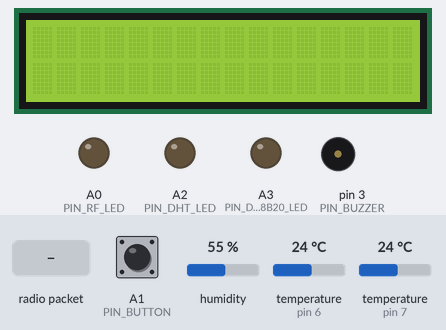
Recording of a sketch running on a simulated Arduino Uno, built with avr-gcc and run on an emulated ATmega328P. Shown: 16×2 character LCD, output pins drawn as LEDs (lit = HIGH), buzzer (waves = sounding, pin HIGH). The inputs (shaded band) are chosen by the test bench; at power-on: A1 (PIN_BUTTON) LOW, humidity 55 %, temperature (sensors on pin 6, pin 7) 24 °C. No radio packets arrive unless stated.

Above: at 2.7 s.
2.8 s: A1 (PIN_BUTTON) pulled HIGH for 0.15 s
At 4.3 s:
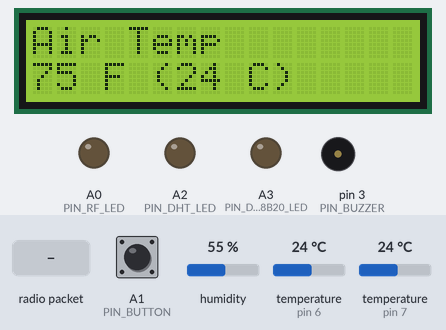
9.5 s: radio packet "T" arrives
At 10.3 s:
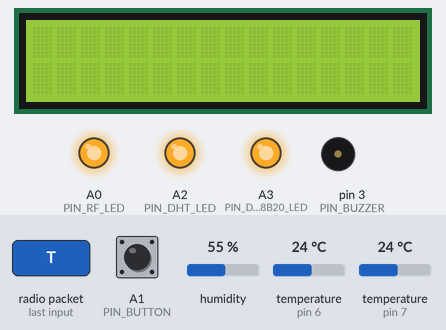
12.0 s: A1 (PIN_BUTTON) pulled HIGH for 1 s
At 19.2 s:
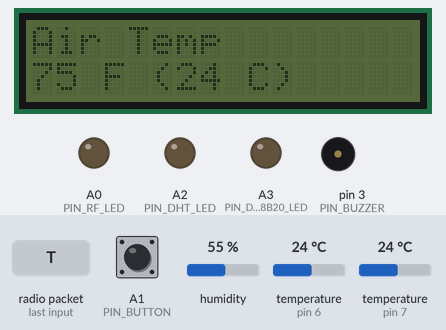
19.5 s: A1 (PIN_BUTTON) pulled HIGH for 3.2 s
At 23.0 s:
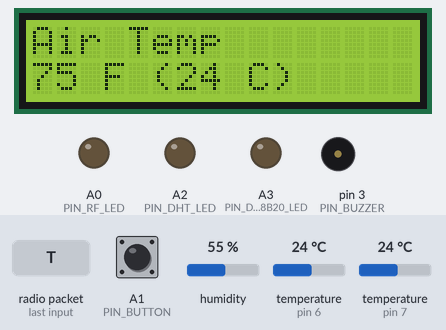
29.2 s: A1 (PIN_BUTTON) pulsed HIGH 5 times (0.12 s each, 0.3 s apart)
At 29.84 s:
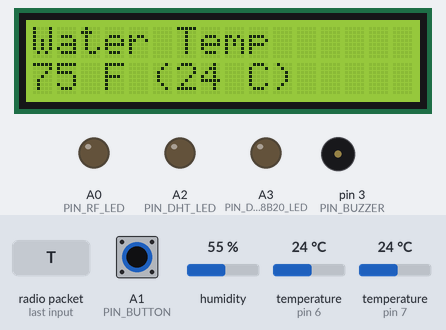
32.2 s: A1 (PIN_BUTTON) pulled HIGH for 0.15 s
At 38.8 s:
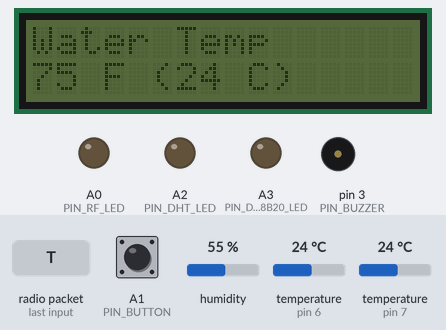
Timing chart, 0 to 39.9 s (numbered marks = the images above; inputs shaded):
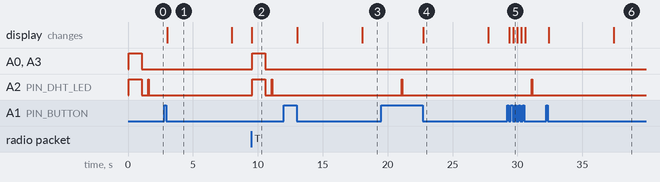

Measured:
- after the input at 2.8 s, the display: changes after 0.21 s (image 1)
- after the input at 9.5 s, A0 (PIN_RF_LED), A3 (PIN_DS18B20_LED): LOW → HIGH after 0.09 s, → LOW 1.0 s later; the display: changes at once (image 2)
- after the input at 12.0 s, the display: first changes after 1.1 s (image 3 shows a later state)
- after the input at 19.5 s, the display: changes after 3.2 s (image 4)
- after the input at 29.2 s, the display: first changes after 0.18 s (image 5 shows a later state)
- after the input at 32.2 s, the display: first changes after 0.21 s (image 6 shows a later state)
- what the display in image 1 shows lasts 5.0 s, from 3.0 s to 8.0 s

The sketch:

weatherstation.ino
```cpp
#include <SPI.h>
#include <RF24.h>
#include <Wire.h>
#include <LiquidCrystal_I2C.h>
#include <dht.h>
#include <OneWire.h>
#include <DS18B20.h>

#define WX_SERIAL_DEBUG 0

// 'MURICA!
float c2f(float c) {
  return (c * (9.0 / 5.0)) + 32.0;
}

#if WX_SERIAL_DEBUG != 0
// Dump a specified number of bytes in hex
void dumpBytes(unsigned char *ptr, int nBytes) {
  char *tmp = (char*) malloc(nBytes * 5);
  memset(tmp, 0, nBytes * 5);
  for (int i = 0; i < nBytes; i++) {
    sprintf(tmp + (i * 5), "0x%02x ", ptr[i]);
  }
  Serial.println(tmp);
  free(tmp);
}
#endif

// A transaction over the radio: 1 command byte, 3 args.
struct rf_txn {
  byte cmd;
  byte arg1;
  byte arg2;
  byte arg3;
};

// ASCII 4 LYFE
const byte NAK = 0x15;
const byte ENQ = 0x05;
const byte ACK = 0x06;
const byte BEL = 0x07;


// Ensure that we read from sensors periodically, no more frequently than once every N ms
// but without using delay(); reads themselves are still blocking
class PeriodicSensorReader {
  private:
    int m_interval;
    const int m_minInterval = 2000;
    const int m_backoff;
    byte m_ledPin;
  public:
    unsigned long lastRead;

    PeriodicSensorReader(int interval, byte ledPin, int backoff = 2000)
      : m_interval{interval}, m_backoff{backoff}, m_ledPin{ledPin}, lastRead{0}
    {
      if (m_interval < m_minInterval) {
        m_interval = m_minInterval;
      }
    }

    // Subclasses will override
    virtual bool _sensorRead() {
      return true;
    }

    // Subclasses will override
    virtual float _getTempC() {
      return 255.0;
    }

    int getTemp(bool f = false) {
      if (f) {
        return (int) c2f(_getTempC());
      } else {
        return (int) _getTempC();
      }
    }

    // If the read interval has elapsed, toggle the activity LED and
    // actually do the hardware read.
    bool _read() {
      // You can't use pin 0 anyway, so use that a placeholder for "no led"
      if (m_ledPin > 0) {
        digitalWrite(m_ledPin, HIGH);
      }
      bool rv = this->_sensorRead();
      if (m_ledPin > 0) {
        digitalWrite(m_ledPin, LOW);
      }
      return rv;
    }

    // The function we can call every loop
    void read() {
      // This overflows after 2^32-1 ms, but that's fine, because the math below will overflow too
      unsigned long now = millis();
      if ((lastRead == 0) || ((now - lastRead) > m_interval)) {
        if (this->_read()) {
          lastRead = now;
        } else {
          lastRead = now - m_interval + m_backoff;
        }
      }

    }

};


class DHT : public PeriodicSensorReader {
  private:
    dht m_sensor;
    byte m_sensorPin;
    int m_lastErr;
  public:
    DHT(byte sensorPin, int interval, byte ledPin)
      : PeriodicSensorReader{interval, ledPin}, m_lastErr{0}, m_sensorPin {sensorPin}
    {
    }

    bool _sensorRead() {
#if WX_SERIAL_DEBUG != 0
      Serial.print("DHT11: read, result=");
#endif
      m_lastErr = m_sensor.read11(m_sensorPin);
#if WX_SERIAL_DEBUG != 0
      Serial.println(m_lastErr);
#endif
      return (m_lastErr == DHTLIB_OK);
    }

    float _getTempC() {
      return m_sensor.temperature;
    }

    int getHumidity() {
      return (int) m_sensor.humidity;
    }

    //Handle converting the error values into text suitable for the LCD.
    // Takes a ptr to a buffer of at least size 7.
    bool isError(char *errbuf) {
      switch (m_lastErr) {
        case DHTLIB_ERROR_CHECKSUM:
          snprintf(errbuf, 7, "E_CKSM");
          break;
        case DHTLIB_ERROR_TIMEOUT:
          snprintf(errbuf, 7, "E_TIME");
          break;
        case DHTLIB_ERROR_CONNECT:
          snprintf(errbuf, 7, "E_CONN");
          break;
        case DHTLIB_ERROR_ACK_L:
          snprintf(errbuf, 7, "E_ACKL");
          break;
        case DHTLIB_ERROR_ACK_H:
          snprintf(errbuf, 7, "E_ACKH");
          break;
      }
      return (m_lastErr != DHTLIB_OK);
    }
};


class WaterTemp: public PeriodicSensorReader  {
  private:
    int m_timeout;
    DS18B20 *m_sensor;
  public:
    bool timedout = false;
    WaterTemp(OneWire *sens, int interval, byte ledPin, int timeout = 2000)
      : PeriodicSensorReader{interval, ledPin, timeout * 2}, m_timeout {timeout}
    {
      m_sensor = new DS18B20(sens);
      m_sensor->begin();
    }

    bool _sensorRead() {
      timedout = false;
      unsigned long start = millis();
#if WX_SERIAL_DEBUG != 0
      Serial.print("DS18B20: read starts at ");
      Serial.println(start);
#endif
      m_sensor->requestTemperatures();
      while (!m_sensor->isConversionComplete()) {
        // This would block forever if there was a hardware issue
        // So we have a timeout.
        if ((millis() - start) > m_timeout) {
          timedout = true;
          break;
        }
      }
#if WX_SERIAL_DEBUG != 0
      Serial.print("DS18B20: read ends at ");
      Serial.println(millis());
#endif
      return (!timedout);
    }

    float _getTempC() {
      return m_sensor->getTempC();
    }

};


// A class to handle most everything to do with the radio.

class RadioLink {
  private:
    RF24 *radio;
    byte tx_address[6];
    byte rx_address[6];
    uint8_t m_powerLevel;
  public:
    bool initialized = false;
    // ce_pin refers to the Arduino pin to which the CE pin of the RF24 module is connected
    RadioLink(byte ce_pin, byte csn_pin, const char *tx_addr, const char *rx_addr, uint8_t powerLevel = RF24_PA_LOW) {
      radio = new RF24(ce_pin, csn_pin);
      m_powerLevel = powerLevel;
      memcpy(&tx_address, tx_addr, strlen(tx_addr));
      memcpy(&rx_address, rx_addr, strlen(rx_addr));
    }

    bool init() {
      if (! radio->begin()) {
        return false;
      }
      initialized = true;
      radio->openWritingPipe(tx_address);
      radio->openReadingPipe(1, rx_address);
      radio->setPALevel(m_powerLevel);
      radio->setPayloadSize(4);
      radio->startListening();
      return true;
    }

    void debug_print() {
      // requires printf_begin() in setup()
      radio->printPrettyDetails();
    }

    void dump_into_buffer(char *buf) {
      if (initialized) {
        snprintf(buf, 16, "Ch%d Pwr%d Spd%d", radio->getChannel(), radio->getPALevel(), radio->getDataRate());
      } else {
        snprintf(buf, 16, "OFFLINE");
      }
    }

    bool read_command(rf_txn * command) {
      uint8_t pipe;
      if (radio->available(&pipe)) {
#if WX_SERIAL_DEBUG != 0
        Serial.print("RF: bytes waiting on pipe ");
        Serial.println(pipe);
#endif
        radio->read(command, radio->getPayloadSize());
#if WX_SERIAL_DEBUG != 0
        Serial.print("RF: received bytes: ");
        dumpBytes((unsigned char*)command, 4);
#endif
        return true;
      }
      return false;
    }

    bool respond(rf_txn * response) {
#if WX_SERIAL_DEBUG != 0
      Serial.print("RF: responding with: ");
      dumpBytes((unsigned char *)response, 4);
#endif
      radio->stopListening();
      bool rv = radio->write(response, radio->getPayloadSize());
      radio->startListening();
#if WX_SERIAL_DEBUG != 0
      Serial.print("RF: write ");
      Serial.println(rv ? "ok" : "FAILED");
#endif
      return rv;
    }
};


// A class to handle recording a complete button press
// The button must go down and up within 50ms (configurable)
class ButtonReader {
  private:
    byte lastState = LOW;
    unsigned long lastRead = 0;
    unsigned long delay = 0;
    byte pin;
    bool was_pressed = false;
  public:
    ButtonReader(byte pin, int delay = 25) {
      this->pin = pin;
      this->delay = delay;
    }

    bool pressed() {
      if (was_pressed) {
        was_pressed = false;
        return true;
      }
      return false;
    }

    void poll() {
      byte btn = digitalRead(this->pin);
      if (btn != lastState) {

        if (millis() - lastRead > delay) {
          lastState = btn;
          lastRead = millis();
          if (btn == LOW) {
#if WX_SERIAL_DEBUG != 0
            Serial.println("BTN: press");
#endif
            // Record a press
            // This means subsequent presses in quick succession will be lost, but that's ok
            // If the main loop is so slow that that can happen, we have other problems.
            was_pressed = true;
          }
        }
      }
    }
};

class LCDManager {
  private:
    LiquidCrystal_I2C* lcd;
    const int backlightInterval = 5000;
    unsigned long backlightOnTime = 0;
  public:
    // 6 rows of 16 chars
#define NUM_SCREENS 4
    char idx = 0;
    bool backlightOn = false;
    char messageBuffer[NUM_SCREENS][16];
    const char labelBuffer[NUM_SCREENS][16] = { "Air Temp",
                                                "Water Temp",
                                                "Rel. Humidity",
                                                "Radio Status"
                                              };
    LCDManager(byte i2c_addr, byte cols, byte rows) {
      lcd = new LiquidCrystal_I2C(i2c_addr, cols, rows);
    }

    void begin(const char *initial_msg = NULL) {
      lcd->init();
      lcd->clear();
      if (initial_msg) {
        lcd->print(initial_msg);
      }
    }

    void poll() {
      if ((backlightOn) &&
          ((millis() - backlightOnTime) > backlightInterval)) {
        backlightOn = false;
        lcd->noBacklight();
      }
    }

    void show() {
      lcd->backlight();
      backlightOn = true;
      backlightOnTime = millis();
      lcd->clear();
      lcd->setCursor(0, 0);
      lcd->print(labelBuffer[idx]);
      lcd->setCursor(0, 1);
      lcd->print(messageBuffer[idx]);
    }

    void step(bool rev = false) {
      if (rev) {
        idx--;
      } else {
        idx++;
      }
      if (idx < 0) {
        idx = NUM_SCREENS - 1;
      }
      if (idx >= NUM_SCREENS) {
        idx = 0;
      }
    }

    void dump_messages() {
#if WX_SERIAL_DEBUG != 0
      for (int i = 0; i < NUM_SCREENS; i++) {
        Serial.print("Index ");
        Serial.print(i);
        Serial.print(" ");
        Serial.println(labelBuffer[i]);
        Serial.println(messageBuffer[i]);
      }
#endif
    }
};


// So we don't lose track of pins
#define PIN_BUTTON A1
#define PIN_RF_LED A0
#define PIN_DHT_LED A2
#define PIN_DS18B20_LED A3
#define LCD_I2C_ADDR 0x27
#define PIN_BUZZER 3

ButtonReader btn(PIN_BUTTON);
LCDManager lcd(LCD_I2C_ADDR, 16, 2);
RadioLink rf(9, 8, "RASPI", "WXSTA");
DHT temp(7, 10000, PIN_DHT_LED);
OneWire owb(6);
WaterTemp wt(&owb, 20000, PIN_DS18B20_LED);


void beep() {
  digitalWrite(PIN_BUZZER, HIGH);
  delay(100);
  digitalWrite(PIN_BUZZER, LOW);
}

void setup() {
  lcd.begin();
  pinMode(PIN_RF_LED, OUTPUT);
  pinMode(PIN_BUTTON, INPUT);
  pinMode(PIN_DHT_LED, OUTPUT);
  pinMode(PIN_DS18B20_LED, OUTPUT);
  pinMode(3, OUTPUT);
#if WX_SERIAL_DEBUG != 0
  Serial.begin(115200);
#endif
  if (!rf.init()) {
#if WX_SERIAL_DEBUG != 0
    Serial.println("Failed to initialize radio hardware");
#endif
  }

  digitalWrite(PIN_RF_LED, HIGH);
  digitalWrite(PIN_DHT_LED, HIGH);
  digitalWrite(PIN_DS18B20_LED, HIGH);
  delay(1000);
  digitalWrite(PIN_RF_LED, LOW);
  digitalWrite(PIN_DHT_LED, LOW);
  digitalWrite(PIN_DS18B20_LED, LOW);
  delay(500);

#if WX_SERIAL_DEBUG != 0
  Serial.println("setup() complete");
#endif
}

void loop() {
  lcd.poll();
  btn.poll();
  temp.read();
  wt.read();
  char tempErr[8];
  if (temp.isError(tempErr)) {
    snprintf(lcd.messageBuffer[0], 16, "Error: %s", tempErr);
    snprintf(lcd.messageBuffer[2], 16, "Error: %s", tempErr);
  } else {
    snprintf(lcd.messageBuffer[0], 16, "%d F (%d C)", temp.getTemp(true), temp.getTemp());
    snprintf(lcd.messageBuffer[2], 16, "%d %%", temp.getHumidity());
  }
  if (wt.timedout) {
    snprintf(lcd.messageBuffer[1], 16, "Error: TIMEOUT");
  } else {
    snprintf(lcd.messageBuffer[1], 16, "%d F (%d C)", wt.getTemp(true), wt.getTemp());
  }
  rf.dump_into_buffer(lcd.messageBuffer[3]);

  if (btn.pressed()) {
    if (lcd.backlightOn) {
      // We're already displaying stuff, next screen
      lcd.step();
    } else {
      // Screen 0
      lcd.idx = 0;
    }
    // Update the screen (and turn on backlight if it isn't)
    lcd.show();
  }
  struct rf_txn txn = {0, 0, 0, 0};
  struct rf_txn resp = {0, 0, 0, 0};
  if ((rf.initialized) && (rf.read_command(&txn))) {
    digitalWrite(PIN_RF_LED, HIGH);
    switch (txn.cmd) {
      case ENQ:
        resp.cmd = ACK;
        switch (txn.arg1) {
          case 0x00:
            break;
          case 'T':
            resp.arg1 = (uint8_t) temp.getTemp((txn.arg2 == 'F'));
            resp.arg2 = txn.arg2 == 'F' ? 'F' : 'C';
            break;
          case 'W':
            resp.arg1 = (uint8_t) wt.getTemp((txn.arg2 == 'F'));
            resp.arg2 = txn.arg2 == 'F' ? 'F' : 'C';
            break;
          case 'H':
            resp.arg1 = (uint8_t) temp.getHumidity();
            break;
          default:
            resp.cmd = NAK;
            break;
        }
        break;
      case BEL:
        beep();
        resp.cmd = ACK;
        break;
      default:
        resp.cmd = NAK;
        break;
    }
    bool rv = rf.respond(&resp);
    digitalWrite(PIN_RF_LED, LOW);
  }
}
```
